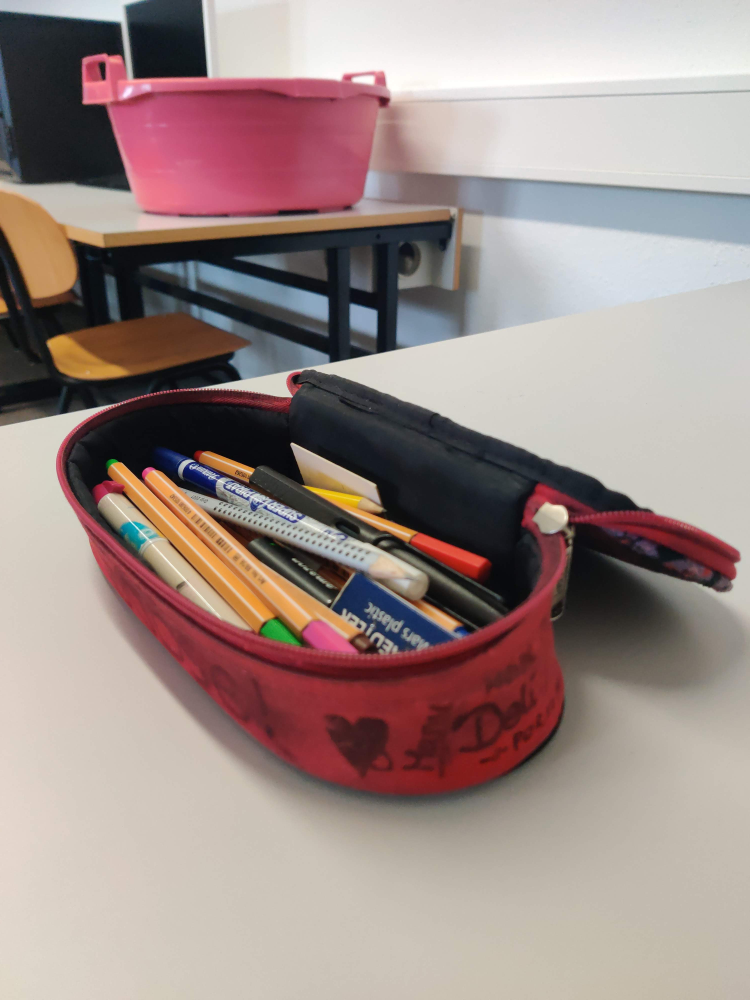
#> input picture images/left.jpg, 3000 x 4000 px (shown at 1/4 size)
$ python BC_tutorial_12_empty.py
#> lines starting #> are read from the running program, lines starting #| are printed output that depends on the picture
# Code adapted from https://docs.opencv2.org/4.5.5/da/de9/tutorial_py_epipolar_geometry.html
# and https://www.andreasjakl.com/understand-and-apply-stereo-rectification-for-depth-maps-part-2/
import cv2
import numpy as np


def drawlines(img1, img2, lines, pts1, pts2):
    ''' img1 - image on which we draw the epilines for the points in img2
        lines - corresponding epilines '''
    r, c = img1.shape
    img1 = cv2.cvtColor(img1, cv2.COLOR_GRAY2BGR)
    img2 = cv2.cvtColor(img2, cv2.COLOR_GRAY2BGR)
    for r, pt1, pt2 in zip(lines, pts1, pts2):
        color = tuple(np.random.randint(0, 255, 3).tolist())
        x0, y0 = map(int, [0, -r[2] / r[1]])
        x1, y1 = map(int, [c, -(r[2] + r[0] * c) / r[1]])
        img1 = cv2.line(img1, (x0, y0), (x1, y1), color, 1)
        img1 = cv2.circle(img1, tuple(pt1), 5, color, -1)
        img2 = cv2.circle(img2, tuple(pt2), 5, color, -1)
    return img1, img2


# load left and right images
imgL = cv2.imread("images/left.jpg", cv2.IMREAD_GRAYSCALE)
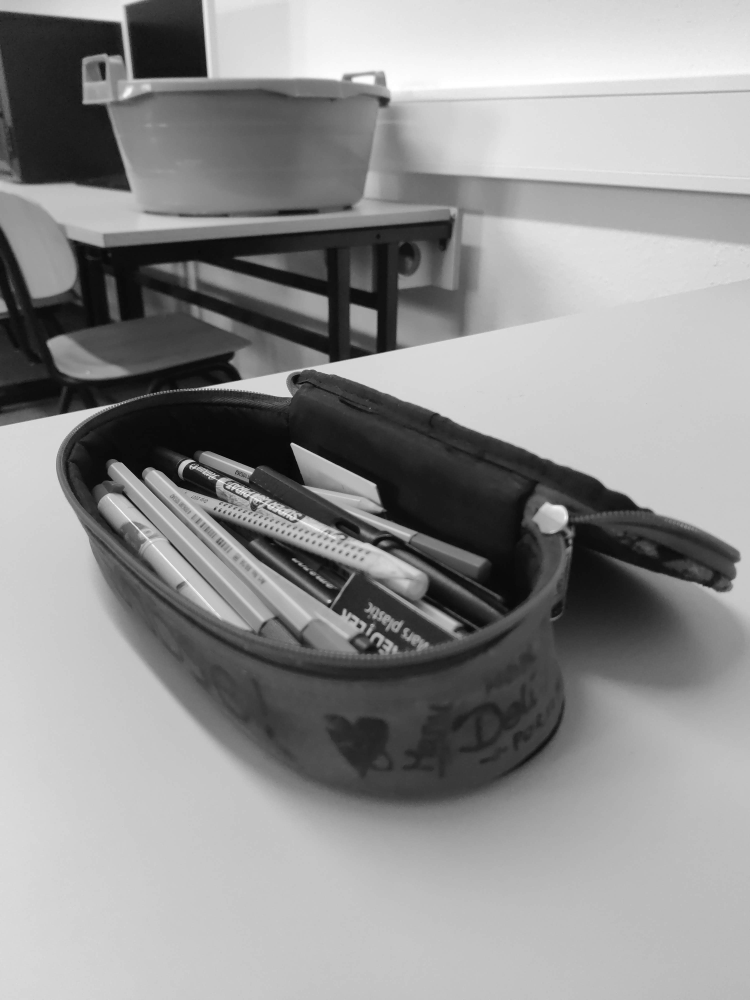
#> imgL: shape (4000, 3000) (shown at 1/4 size); min 0, max 255, mean 144
imgR = cv2.imread("images/right.jpg", cv2.IMREAD_GRAYSCALE)
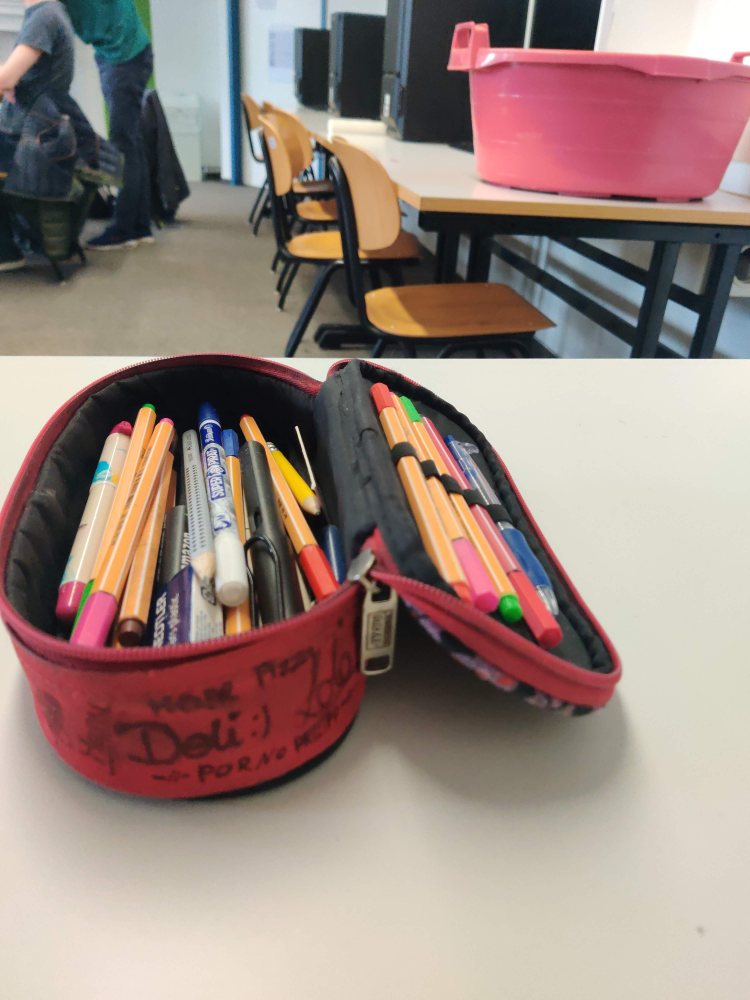
#> input picture images/right.jpg, 3000 x 4000 px (shown at 1/4 size)
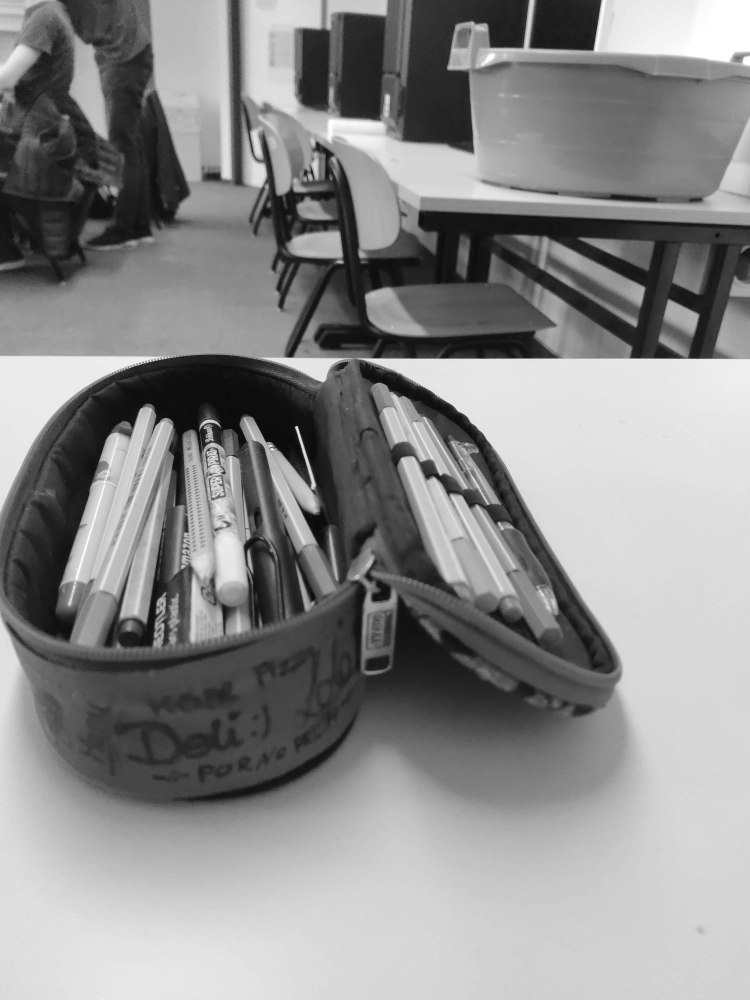
#> imgR: shape (4000, 3000) (shown at 1/4 size); min 0, max 255, mean 138.4

# find the keypoints and descriptors using SIFT_create
sift_object = cv2.SIFT_create()
#> (the run stopped early here; a loop or call above may not have finished)
